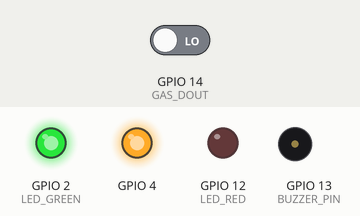
The sketch below on a simulated ESP32. On the bench: output pins drawn as LEDs (lit = HIGH), buzzer (waves = sounding, pin HIGH). Inputs (shaded band) come from the test bench; at power-on: GPIO 14 (GAS_DOUT) LOW. WiFi joins after 1.5 s; servers stay silent unless stated; uploads are accepted with an empty reply; the camera gives no picture; what the sketch prints to the serial monitor is not drawn.

Above: at 5.0 s.
5.1 s: GPIO 14 (GAS_DOUT) driven HIGH
At 6.7 s:
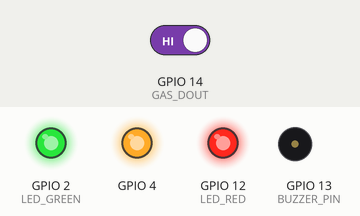
At 8.2 s:
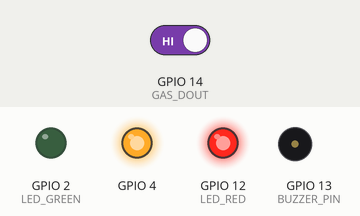
10.8 s: GPIO 14 (GAS_DOUT) driven LOW
At 12.5 s:
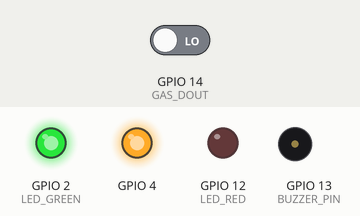
Timing chart, 0 to 14.0 s (numbered marks = the images above; inputs shaded):
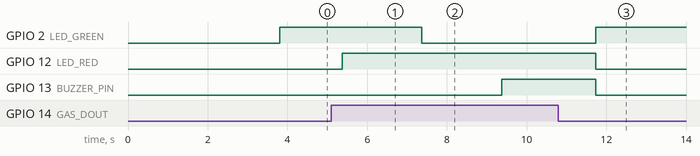

The sketch:

ESP32_CAM_Code.ino
```cpp
/* Arduino Code For ESP32-CAM */

#include "esp_camera.h"
#include <WiFi.h>
#include <HTTPClient.h>
#include "esp_http_server.h"
#include "soc/soc.h"
#include "soc/rtc_cntl_reg.h"
#include "img_converters.h"

// WiFi credentials
const char* ssid     = "Vinod";
const char* password = "Vinod@1234";

//  Python Flask server
const char* LAPTOP_IP   = "10.253.170.18";
const char* SERVER_PORT = "5000";

//  GPIO
#define LED_GREEN   2
#define LED_RED     12
#define BUZZER_PIN  13
#define GAS_DOUT    14

//ESP32-CAM pin map (AI-Thinker)
#define PWDN_GPIO_NUM   32
#define RESET_GPIO_NUM  -1
#define XCLK_GPIO_NUM    0
#define SIOD_GPIO_NUM   26
#define SIOC_GPIO_NUM   27
#define Y9_GPIO_NUM     35
#define Y8_GPIO_NUM     34
#define Y7_GPIO_NUM     39
#define Y6_GPIO_NUM     36
#define Y5_GPIO_NUM     21

#define Y4_GPIO_NUM     19
#define Y3_GPIO_NUM     18
#define Y2_GPIO_NUM      5
#define VSYNC_GPIO_NUM  25
#define HREF_GPIO_NUM   23
#define PCLK_GPIO_NUM   22

httpd_handle_t stream_httpd = NULL;
httpd_handle_t camera_httpd = NULL;

String gasResult    = "FRESH";
String aiResult     = "UNKNOWN";
String finalResult  = "FRESH";
float  aiConfidence = 0.0;
bool   serverOnline = false;

#define AI_INTERVAL 5000
unsigned long lastAITime = 0;

// data endpoint (JSON)
esp_err_t data_handler(httpd_req_t *req) {
  String json = "{";
  json += "\"gas_result\":\""  + gasResult                     + "\",";
  json += "\"ai_result\":\""   + aiResult                      + "\",";
  json += "\"ai_confidence\":" + String(aiConfidence, 1)       + ",";
  json += "\"final_result\":\"" + finalResult                  + "\",";
  json += "\"server_online\":";
  json += (serverOnline ? "true" : "false");
  json += "}";

  httpd_resp_set_type(req, "application/json");
  httpd_resp_set_hdr(req, "Access-Control-Allow-Origin", "*");
  httpd_resp_sendstr(req, json.c_str());
  return ESP_OK;
}

//  MJPEG stream endpoint
#define PART_BOUNDARY "123456789000000000000987654321"

esp_err_t stream_handler(httpd_req_t *req) {
  camera_fb_t *fb  = NULL;
  char         part_buf[128];

  httpd_resp_set_type(req,
    "multipart/x-mixed-replace;boundary=" PART_BOUNDARY);
  // FIX: CORS so browser doesn't block the img src
  httpd_resp_set_hdr(req, "Access-Control-Allow-Origin", "*");

  while (true) {
    fb = esp_camera_fb_get();
    if (!fb) {
      Serial.println("Camera capture failed");
      break;
    }

    size_t hlen = snprintf(part_buf, sizeof(part_buf),
      "\r\n--%s\r\nContent-Type: image/jpeg\r\nContent-Length: %u\r\n\r\n",
      PART_BOUNDARY, (uint32_t)fb->len);

    esp_err_t res = httpd_resp_send_chunk(req, part_buf, hlen);
    if (res == ESP_OK)
      res = httpd_resp_send_chunk(req, (const char*)fb->buf, fb->len);

    esp_camera_fb_return(fb);

    if (res != ESP_OK) break;   // client disconnected
  }
  return ESP_OK;
}

// Start HTTP servers
void startCameraServer() {
  // --- Port 80: data JSON ---
  httpd_config_t config = HTTPD_DEFAULT_CONFIG();
  config.server_port = 80;
  config.ctrl_port   = 32768;   // unique control port

  httpd_uri_t data_uri = { "/data", HTTP_GET, data_handler, NULL };

  if (httpd_start(&camera_httpd, &config) == ESP_OK) {
    httpd_register_uri_handler(camera_httpd, &data_uri);
    Serial.printf("Data server on port 80\n");
  }

  //  Port 81: MJPEG stream
  httpd_config_t stream_config = HTTPD_DEFAULT_CONFIG();
  stream_config.server_port = 81;
  stream_config.ctrl_port   = 32769;

  httpd_uri_t stream_uri = { "/stream", HTTP_GET, stream_handler, NULL };

  if (httpd_start(&stream_httpd, &stream_config) == ESP_OK) {
    httpd_register_uri_handler(stream_httpd, &stream_uri);
    Serial.printf("Stream server on port 81\n");
  }
}

// Capture frame → send to Flask → parse result
void runAICheck() {
  camera_fb_t *fb = esp_camera_fb_get();
  if (!fb) return;

  HTTPClient http;
  String url = String("http://") + LAPTOP_IP + ":" + SERVER_PORT + ":/analyse";
  http.begin(url);
  http.addHeader("Content-Type", "image/jpeg");
  http.setTimeout(8000);

  int code = http.POST(fb->buf, fb->len);

  if (code == 200) {
    String response = http.getString();
    Serial.println("AI response: " + response);

    if (response.indexOf("MOLDY") >= 0) {
    aiResult = "MOLDY";
} else if (response.indexOf("FRESH") >= 0) {
    aiResult = "FRESH";
}

if (gasResult == "SPOILED" || aiResult == "MOLDY") {
    finalResult = "SPOILED";
} else {
    finalResult = "FRESH";
}
    int ci = response.indexOf("\"confidence\":");
    if (ci >= 0) {
      aiConfidence = response.substring(ci + 13).toFloat();
    }

    serverOnline = true;
  } else {
    Serial.printf("AI server returned %d\n", code);
    serverOnline = false;
  }

  http.end();
  esp_camera_fb_return(fb);

  // FIX: sync finalResult (was never updated in original)
  if (gasResult == "SPOILED" || aiResult == "MOLDY") {
    finalResult = "SPOILED";
  } else {
    finalResult = "FRESH";
  }
}

//  SETUP
void setup() {
  WRITE_PERI_REG(RTC_CNTL_BROWN_OUT_REG, 0);
  Serial.begin(115200);
 Serial.println("=== BOOT ===");
 esp_reset_reason_t reason = esp_reset_reason();
 Serial.printf("Reset reason: %d\n", reason);

  pinMode(LED_GREEN,  OUTPUT);
  pinMode(LED_RED,    OUTPUT);
  pinMode(BUZZER_PIN, OUTPUT);
  pinMode(GAS_DOUT,   INPUT);

  pinMode(4, OUTPUT);
  digitalWrite(4, HIGH);

  WiFi.begin(ssid, password);

int retry = 0;
while (WiFi.status() != WL_CONNECTED) {
  delay(500);
  Serial.print(".");
  retry++;
  if (retry > 20) {
    Serial.println("\nWiFi FAILED!");
    break;
  }
}

if (WiFi.status() == WL_CONNECTED) {
  Serial.println("\nConnected!");
  Serial.print("IP: ");
  Serial.println(WiFi.localIP());
}
delay(2000);

  // Camera config
  camera_config_t cam;
  cam.ledc_channel = LEDC_CHANNEL_0;
  cam.ledc_timer   = LEDC_TIMER_0;
  cam.pin_d0       = Y2_GPIO_NUM;
  cam.pin_d1       = Y3_GPIO_NUM;
  cam.pin_d2       = Y4_GPIO_NUM;
  cam.pin_d3       = Y5_GPIO_NUM;
  cam.pin_d4       = Y6_GPIO_NUM;
  cam.pin_d5       = Y7_GPIO_NUM;
  cam.pin_d6       = Y8_GPIO_NUM;
  cam.pin_d7       = Y9_GPIO_NUM;
  cam.pin_xclk     = XCLK_GPIO_NUM;
  cam.pin_pclk     = PCLK_GPIO_NUM;
  cam.pin_vsync    = VSYNC_GPIO_NUM;
  cam.pin_href     = HREF_GPIO_NUM;
  cam.pin_sscb_sda = SIOD_GPIO_NUM;
  cam.pin_sscb_scl = SIOC_GPIO_NUM;
  cam.pin_pwdn     = PWDN_GPIO_NUM;
  cam.pin_reset    = RESET_GPIO_NUM;
  cam.xclk_freq_hz = 20000000;
  cam.pixel_format = PIXFORMAT_JPEG;
  cam.frame_size   = FRAMESIZE_QQVGA;
  cam.jpeg_quality = 18;
  cam.fb_count     = 2;

  esp_err_t err = esp_camera_init(&cam);
  if (err != ESP_OK) {
    Serial.printf("Camera init FAILED: 0x%x\n", err);
    return;
  }
  Serial.println("Camera Ready!");

  startCameraServer();
  Serial.println("HTTP servers started.");
  Serial.printf("  Data   → http://%s/data\n",   WiFi.localIP().toString().c_str());
  Serial.printf("  Stream → http://%s:81/stream\n", WiFi.localIP().toString().c_str());
}
//  LOOP
void loop() {

  int dout = digitalRead(GAS_DOUT);

  if (dout == HIGH) {

    gasResult = "SPOILED";
    finalResult = "SPOILED";

    digitalWrite(LED_RED, HIGH);
    delay(2000);
    digitalWrite(LED_GREEN, LOW);
    delay(2000);
    digitalWrite(BUZZER_PIN, HIGH);
    delay(2000);

  } else {

    gasResult = "FRESH";
    finalResult = "FRESH";

    digitalWrite(LED_GREEN, HIGH);
    digitalWrite(LED_RED, LOW);
    digitalWrite(BUZZER_PIN, LOW);
  }

  if (millis() - lastAITime > AI_INTERVAL) {
    lastAITime = millis();
    runAICheck();
  }

  delay(100);
}
```

Measured:
- after the input at 5.1 s, GPIO 2 (LED_GREEN): HIGH → LOW after 2.3 s; GPIO 12 (LED_RED): LOW → HIGH after 0.27 s; GPIO 13 (BUZZER_PIN): LOW → HIGH after 4.3 s
- after the input at 10.8 s, GPIO 2 (LED_GREEN): LOW → HIGH after 0.93 s; GPIO 12 (LED_RED), GPIO 13 (BUZZER_PIN): HIGH → LOW after 0.93 s
